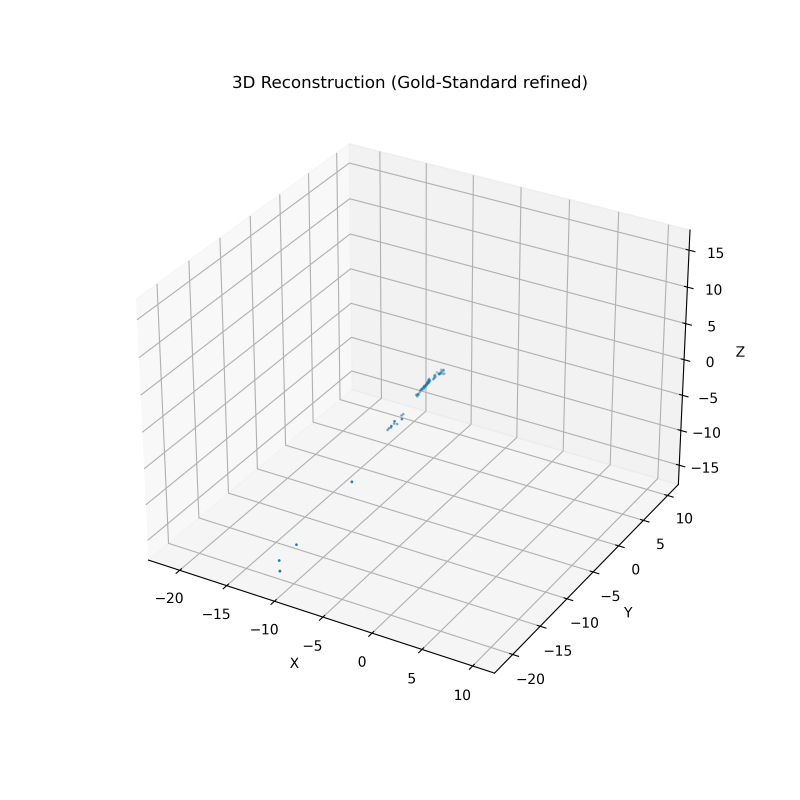
#> input picture pointcloud.png, 2400 x 2400 px (shown at 1/3 size)
$ python full_pipeline.py pointcloud.png pointcloud.png
#> lines starting #> are read from the running program, lines starting #| are printed output that depends on the picture
#!/usr/bin/env python3
"""
reconstruct_gold_standard.py
Usage:
    python reconstruct_gold_standard.py image1.jpg image2.jpg
"""

import sys
import cv2
import numpy as np
from scipy.optimize import least_squares
import matplotlib.pyplot as plt
from mpl_toolkits.mplot3d import Axes3D  # noqa: F401

# ----------------------------
# Utils: Normalized 8-point
# ----------------------------
def normalize_points(pts):
    """
    pts: Nx2
    returns pts_norm Nx2 and 3x3 transform T so that pts_hom_norm = T * pts_hom
    """
    mean = np.mean(pts, axis=0)
    centered = pts - mean
    dists = np.sqrt(np.sum(centered**2, axis=1))
    mean_dist = np.mean(dists)
    if mean_dist == 0:
        s = 1.0
    else:
        s = np.sqrt(2) / mean_dist
    T = np.array([[s, 0, -s * mean[0]],
                  [0, s, -s * mean[1]],
                  [0, 0, 1]])
    pts_h = np.hstack([pts, np.ones((pts.shape[0],1))])
    pts_n = (T @ pts_h.T).T
    return pts_n[:, :2], T

def eight_point_normalized(pts1, pts2):
    """
    Normalized 8-point algorithm. pts1, pts2 are Nx2 arrays of corresponding points.
    Returns fundamental matrix 3x3 (rank-2 enforced).
    """
    if pts1.shape[0] < 8:
        raise ValueError("Need at least 8 points for the 8-point algorithm.")
    pts1_n, T1 = normalize_points(pts1)
    pts2_n, T2 = normalize_points(pts2)
    N = pts1_n.shape[0]
    A = np.zeros((N, 9))
    for i in range(N):
        x1, y1 = pts1_n[i]
        x2, y2 = pts2_n[i]
        A[i] = [x1*x2, x1*y2, x1, y1*x2, y1*y2, y1, x2, y2, 1]
    _, _, Vt = np.linalg.svd(A)
    F_n = Vt[-1].reshape(3,3)
    # Enforce rank-2
    U, S, Vt2 = np.linalg.svd(F_n)
    S[-1] = 0
    F_n = U @ np.diag(S) @ Vt2
    # Denormalize
    F = T2.T @ F_n @ T1
    return F / np.linalg.norm(F)

# ----------------------------
# RANSAC wrapper around 8-pt
# ----------------------------
def ransac_fundamental(pts1, pts2, iters=2000, tol=1e-2):
    N = pts1.shape[0]
    bestF = None
    best_inliers = None
    best_count = 0
    for _ in range(iters):
        ids = np.random.choice(N, 8, replace=False)
        try:
            F_candidate = eight_point_normalized(pts1[ids], pts2[ids])
        except Exception:
            continue
        # Sampson distance for all points
        ones = np.ones((N,1))
        p1 = np.hstack([pts1, ones])
        p2 = np.hstack([pts2, ones])
        # Epipolar lines
        Fx1 = (F_candidate @ p1.T).T       # lines in image2
        Ftx2 = (F_candidate.T @ p2.T).T    # lines in image1
        # Sampson distance
        num = np.sum(p2 * Fx1, axis=1)**2
        denom = Fx1[:,0]**2 + Fx1[:,1]**2 + Ftx2[:,0]**2 + Ftx2[:,1]**2
        denom[denom==0] = 1e-12
        sd = num / denom
        inliers = sd < tol
        cnt = np.sum(inliers)
        if cnt > best_count:
            best_count = cnt
            bestF = F_candidate
            best_inliers = inliers
    return bestF, best_inliers

# ----------------------------
# Compute camera matrices from F
# ----------------------------
def compute_camera_matrices_from_F(F):
    """
    P1 = [I|0], P2 = [ [e']_x F | e']  (Hartley & Zisserman)
    """
    P1 = np.hstack([np.eye(3), np.zeros((3,1))])
    # Right epipole (null space of F^T)
    U, S, Vt = np.linalg.svd(F.T)
    e2 = Vt[-1]
    e2 = e2 / e2[2]
    e2x = np.array([
        [0, -e2[2], e2[1]],
        [e2[2], 0, -e2[0]],
        [-e2[1], e2[0], 0]
    ])
    P2 = np.hstack([e2x @ F, e2.reshape(3,1)])
    return P1, P2

# ----------------------------
# Linear triangulation (DLT)
# ----------------------------
def linear_triangulation(P1, P2, pts1, pts2):
    """
    pts1, pts2 are Nx2
    returns Nx3 3D points in homogeneous -> non-homog coordinates
    """
    N = pts1.shape[0]
    X = np.zeros((N, 3))
    for i in range(N):
        x1 = pts1[i]
        x2 = pts2[i]
        A = np.vstack([
            x1[0] * P1[2,:] - P1[0,:],
            x1[1] * P1[2,:] - P1[1,:],
            x2[0] * P2[2,:] - P2[0,:],
            x2[1] * P2[2,:] - P2[1,:]
        ])
        _, _, Vt = np.linalg.svd(A)
        Xh = Vt[-1]
        Xh = Xh / Xh[3]
        X[i] = Xh[:3]
    return X

# ----------------------------
# Bundle adjust: optimize P2 (12 params) + 3D points (3N)
# minimize reprojection error in both images. P1 fixed as canonical.
# ----------------------------
def pack_params(P2, X):
    return np.hstack([P2.ravel(), X.ravel()])

def unpack_params(params, n_points):
    P2 = params[:12].reshape(3,4)
    X = params[12:].reshape(n_points, 3)
    return P2, X

def reprojection_residuals(params, P1, pts1, pts2):
    n = pts1.shape[0]
    P2, X = unpack_params(params, n)
    # project
    Xh = np.hstack([X, np.ones((n,1))])
    proj1 = (P1 @ Xh.T).T
    proj2 = (P2 @ Xh.T).T
    proj1 = proj1[:, :2] / proj1[:, 2:3]
    proj2 = proj2[:, :2] / proj2[:, 2:3]
    res = np.hstack([proj1 - pts1, proj2 - pts2]).ravel()
    return res

def bundle_adjustment(P1, P2_init, X_init, pts1, pts2, max_nfev=2000):
    n = pts1.shape[0]
    params0 = pack_params(P2_init, X_init)
    def fun(p): return reprojection_residuals(p, P1, pts1, pts2)
    res = least_squares(fun, params0, method='lm', max_nfev=max_nfev, verbose=2)
    P2_opt, X_opt = unpack_params(res.x, n)
    return P2_opt, X_opt

# ----------------------------
# Full pipeline
# ----------------------------
def full_pipeline(img1_path, img2_path, use_top_matches=500):
    # 1) SIFT + match
#> called with img1_path = 'pointcloud.png', img2_path = 'pointcloud.png', use_top_matches = 600
    img1_color = cv2.imread(img1_path)
#> img1_color is the input picture: shape (2400, 2400, 3); mean B, G, R 248.6, 248.6, 248.6
    img2_color = cv2.imread(img2_path)
    if img1_color is None or img2_color is None:
        raise FileNotFoundError("Couldn't load one of the images.")
    img1 = cv2.cvtColor(img1_color, cv2.COLOR_BGR2GRAY)
    img2 = cv2.cvtColor(img2_color, cv2.COLOR_BGR2GRAY)

    sift = cv2.SIFT_create()
    kp1, des1 = sift.detectAndCompute(img1, None)
#> kp1 = 2328 keypoints; strongest (x, y, size): (1087, 229, 3.8), (1643, 229, 3.7), (684, 1827, 2.6), (1709, 1937, 2.6)
    kp2, des2 = sift.detectAndCompute(img2, None)
#> kp2 has the same summary as kp1

    # KNN + ratio
    bf = cv2.BFMatcher()
    raw_matches = bf.knnMatch(des1, des2, k=2)
#> raw_matches = 2328 matches
    good = []
    for m,n in raw_matches:
        if m.distance < 0.75 * n.distance:
            good.append(m)
#> after the loop, good = 1974 matches
    good = sorted(good, key=lambda x: x.distance)
    if len(good) < 8:
        raise ValueError("Not enough good matches found - need at least 8.")
    good = good[:use_top_matches]  # limit
#> good = 600 matches

    pts1 = np.array([kp1[m.queryIdx].pt for m in good])
#> pts1 = 600 pairs, first value 412.1 to 936, second value 230.2 to 2001.8
    pts2 = np.array([kp2[m.trainIdx].pt for m in good])
#> pts2 has the same summary as pts1

    print(f"Matches (after ratio test): {len(pts1)}")
#| Matches (after ratio test): 600

    # 2) Estimate F with RANSAC + normalized 8-point
    F_init, inliers = ransac_fundamental(pts1, pts2, iters=2000, tol=1e-3)
#> the loop in ransac_fundamental, `for _ in range(iters):` made 2000 passes
#> (T2 in eight_point_normalized, best_count) on pass 1: ([[0.00397, 0, -3.12], [0, 0.00397, -4.17], [0, 0, 1]], 600)
#> T2 in eight_point_normalized on passes 2 to 5: [[0.00452, 0, -3.15], [0, 0.00452, -4.77], [0, 0, 1]], [[0.00318, 0, -2.25], [0, 0.00318, -3.11], [0, 0, 1]], [[0.00329, 0, -2.3], [0, 0.00329, -3.94], [0, 0, 1]], [[0.00345, 0, -2.24], [0, 0.00345, -2.57], [0, 0, 1]]
    if F_init is None:
        raise RuntimeError("RANSAC failed to find F.")
    inliers = inliers.astype(bool)
    print(f"RANSAC inliers: {np.sum(inliers)} / {len(inliers)}")
#| RANSAC inliers: 600 / 600

    pts1_in = pts1[inliers]
    pts2_in = pts2[inliers]

    # refine F on inliers with normalized 8-point (no normalization bug)
    F_refined = eight_point_normalized(pts1_in, pts2_in)

    # 3) Compute camera matrices
    P1, P2_init = compute_camera_matrices_from_F(F_refined)

    # 4) Triangulate
    X_init = linear_triangulation(P1, P2_init, pts1_in, pts2_in)

    # 5) Bundle adjustment (Gold-Standard style) — refine P2 and X to minimize reprojection error
    print("Running bundle adjustment (refining P2 and 3D points)... This may take a while.")
    P2_opt, X_opt = bundle_adjustment(P1, P2_init, X_init, pts1_in, pts2_in, max_nfev=1000)
#| `xtol` termination condition is satisfied.
#| Function evaluations 1814, initial cost 1.3435e-14, final cost 4.4176e-23, first-order optimality 4.54e-06.
#| Reconstructed 600 points.
    print("Bundle adjustment finished.")

    # 6) Plot 3D point cloud
    return X_opt, pts1_in, pts2_in, img1_color, img2_color, P1, P2_opt

# ----------------------------
# Plotting
# ----------------------------
def plot_3d_cloud(X, show=True, savepath=None):
#> called with X = array of shape (600, 3), show = True, savepath = 'pointcloud.png'
    fig = plt.figure(figsize=(8,8))
    ax = fig.add_subplot(111, projection='3d')
    ax.scatter(X[:,0], X[:,1], X[:,2], s=1)
    ax.set_xlabel("X")
    ax.set_ylabel("Y")
    ax.set_zlabel("Z")
    ax.set_title("3D Reconstruction (Gold-Standard refined)")
    # nice equal aspect (approx)
    max_range = np.ptp(X, axis=0).max()
    mid = np.mean(X, axis=0)
    ax.set_xlim(mid[0]-max_range/2, mid[0]+max_range/2)
    ax.set_ylim(mid[1]-max_range/2, mid[1]+max_range/2)
    ax.set_zlim(mid[2]-max_range/2, mid[2]+max_range/2)
    if savepath:
        plt.savefig(savepath, dpi=300)
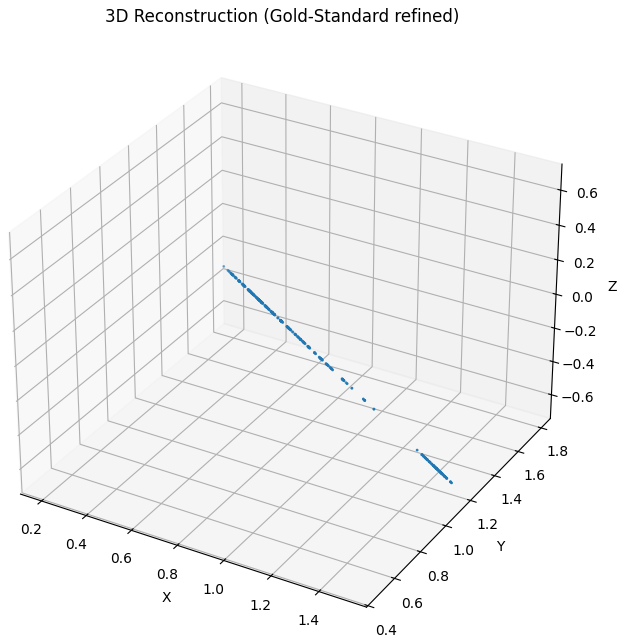
#> figure drawn by matplotlib, 1 panel
        print(f"Saved 3D plot to {savepath}")
    if show:
        plt.show()

def save_ply(filename, points, colors=None):
    """
    Save Nx3 points (+ optional Nx3 uint8 colors) to a PLY file.
    """
#> called with filename = 'reconstruction.ply', points = array of shape (600, 3)
    n_points = points.shape[0]
    header = [
        "ply",
        "format ascii 1.0",
        f"element vertex {n_points}",
        "property float x",
        "property float y",
        "property float z",
    ]
    if colors is not None:
        header += [
            "property uchar red",
            "property uchar green",
            "property uchar blue",
        ]
    header.append("end_header")
    with open(filename, 'w') as f:
        f.write("\n".join(header) + "\n")
        for i in range(n_points):
            x, y, z = points[i]
            if colors is not None:
                r, g, b = colors[i]
                f.write(f"{x} {y} {z} {r} {g} {b}\n")
            else:
                f.write(f"{x} {y} {z}\n")
    print(f"[✓] Saved PLY point cloud to: {filename}")


# ----------------------------
# Main
# ----------------------------
if __name__ == "__main__":
    if len(sys.argv) < 3:
        print("Usage: python reconstruct_gold_standard.py path/to/image1 path/to/image2")
        sys.exit(1)
    img1_path = sys.argv[1]
    img2_path = sys.argv[2]

    np.random.seed(0)
    X_opt, pts1_in, pts2_in, _, _, P1, P2_opt = full_pipeline(img1_path, img2_path, use_top_matches=600)
    print(f"Reconstructed {X_opt.shape[0]} points.")
    plot_3d_cloud(X_opt, show=True, savepath="pointcloud.png")
    # Optional: save as PLY (without color)
    save_ply("reconstruction.ply", X_opt)
